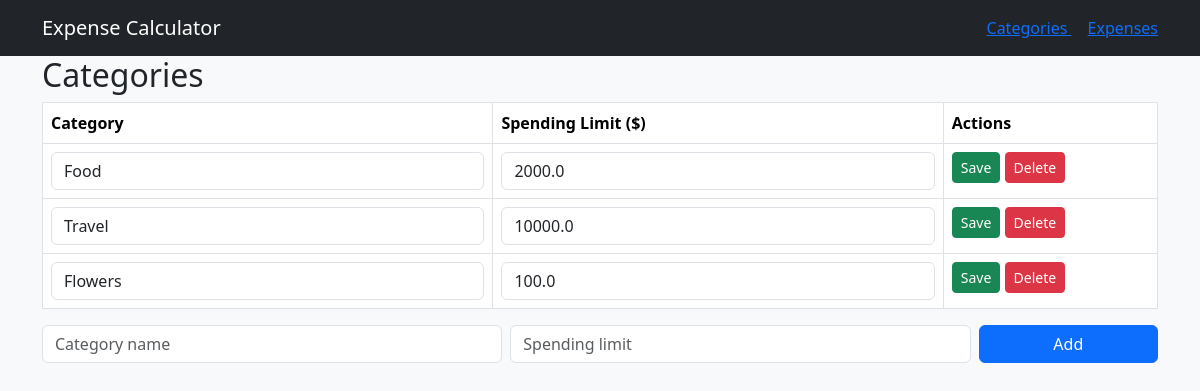
The page /categories on the database its author committed.
### tables this page shows
CREATE TABLE `category` (`id` INTEGER PRIMARY KEY AUTOINCREMENT UNIQUE NOT NULL, `name` TEXT NOT NULL, `spending_limit` REAL);

### app.py (the view)
@app.route("/categories")
def view_categories():
    sql = "SELECT * FROM category"
    categories = query_db(sql)
    return render_template("categories.html", categories = categories)

### app.py (called while the page is built)
def get_db():
    db = getattr(g, '_database', None)
    if db is None:
        db = g._database = sqlite3.connect(DATABASE)
    return db

def query_db(query, args=(), one=False):
    cur = get_db().execute(query, args)
    rv = cur.fetchall()
    cur.close()
    return (rv[0] if rv else None) if one else rv

### templates/categories.html (shortened to what this page needs)
<!DOCTYPE html>
<html lang="en">
<head>
</head>
<body>
    {% extends "base.html" %}
    {% block content %}
    <h2> Categories</h2>
    <table class = "table table-bordered">
        <tr><th>Category</th><th>Spending Limit ($)</th><th>Actions</th></tr>
        {%for category in categories%}
            <tr>
                <form method = "POST" action = "{{url_for ('edit_category', id=category[0]) }}">
                    <td><input class = "form-control" name= "name" value = "{{category[1]}}"></td>
                    <td><input class = "form-control" name= "spending_limit" value = "{{category[2]}}"></td>
                    <td>
                        <button class="btn btn-success btn-sm"> Save</button>
                        <a href = "{{url_for ('delete_category', id=category[0])}}" class = "btn btn-danger btn-sm"> Delete</a>
                    </td>
                </form>
            </tr>
        {%endfor%}
    </table>
    <form method = "POST" action = "{{url_for ('add_category')}}" class = "row g-2 mb-3">
        <div class = "col-md-5"><input class = "form-control" name ="name" placeholder = "Category name" required></div>
        <div class = "col-md-5"><input class = "form-control" name = "spending_limit" placeholder = "Spending limit" required></div>
        <div class = "col-md-2"><button class = "btn btn-primary w-100">Add</button></div>
    </form>
{%endblock%}

### rows shown on the page
category: name "Food", spending_limit "2000.0"
category: name "Travel", spending_limit "10000.0"
category: name "Flowers", spending_limit "100.0"
